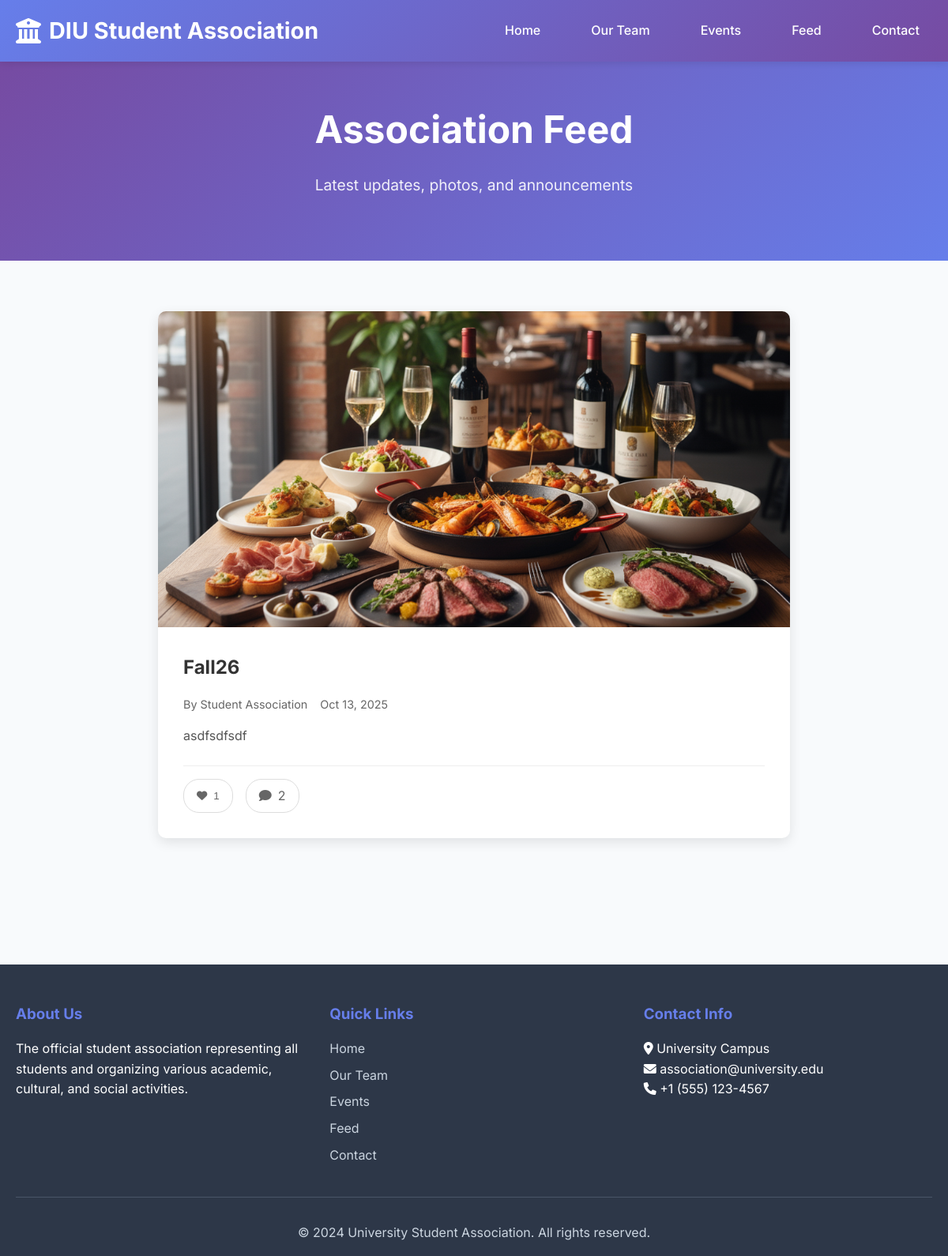
/feed/, run on the app's committed database.
### feed/models.py (models this page shows, shortened)
class Post(models.Model):
    title = models.CharField(max_length=200)
    content = models.TextField()
    image = models.ImageField(upload_to='feed/', blank=True, null=True)
    author = models.CharField(max_length=100, default='Student Association')
    created_at = models.DateTimeField(auto_now_add=True)
    updated_at = models.DateTimeField(auto_now=True)
    is_published = models.BooleanField(default=True)
    class Meta:
        ordering = ['-created_at']
    def like_count(self):
        return self.likes.count()
    def comment_count(self):
        return self.comments.count()

### feed/views.py (the view)
# urls.py: path('', views.feed_list, name='feed'),
def feed_list(request):
    posts = Post.objects.filter(is_published=True)
    if not request.session.session_key:
        request.session.create()
    session_id = request.session.session_key
    context = {
        'posts': posts,
        'session_id': session_id,
    }
    return render(request, 'feed.html', context)

### templates/feed.html (shortened to what this page needs)
{% extends 'base.html' %}
{% block content %}
<section class="hero" style="padding: 3rem 0; background: linear-gradient(135deg, #764ba2 0%, #667eea 100%);">
    <div class="container">
        <h1>Association Feed</h1>
        <p>Latest updates, photos, and announcements</p>
    </div>
</section>
<section id="feed" style="padding: 4rem 0;">
    <div class="container">
        <div style="max-width: 800px; margin: 0 auto;">
            {% for post in posts %}
            <div style="background: white; border-radius: 10px; box-shadow: 0 5px 15px rgba(0,0,0,0.1); margin-bottom: 2rem; overflow: hidden;">
                {% if post.image %}
                <div style="height: 400px; overflow: hidden;">
                    <img src="{{ post.image.url }}" alt="{{ post.title }}" style="width: 100%; height: 100%; object-fit: cover;">
                </div>
                {% endif %}
                <div style="padding: 2rem;">
                    <h2 style="color: #333; margin-bottom: 1rem; font-size: 1.5rem;">{{ post.title }}</h2>
                    <div style="display: flex; gap: 1rem; margin-bottom: 1rem; color: #666; font-size: 0.9rem;">
                        <span>By {{ post.author }}</span>
                        <span>{{ post.created_at|date:"M d, Y" }}</span>
                    </div>
                    <div style="line-height: 1.6; color: #555; margin-bottom: 1.5rem;">
                        {{ post.content|linebreaks }}
                    </div>
                    <div style="display: flex; gap: 1rem; border-top: 1px solid #eee; padding-top: 1rem;">
                        <button class="like-btn"
                                data-post-id="{{ post.id }}"
                                data-session-id="{{ session_id }}"
                                style="display: flex; align-items: center; gap: 0.5rem; padding: 8px 16px; border: 1px solid #ddd; border-radius: 20px; background: white; color: #666; cursor: pointer; transition: all 0.3s ease;">
                            <i class="fas fa-heart"></i>
                            <span class="like-count">{{ post.like_count }}</span>
                        </button>
                        <a href="/feed/post/{{ post.id }}/" style="display: flex; align-items: center; gap: 0.5rem; padding: 8px 16px; border: 1px solid #ddd; border-radius: 20px; background: white; color: #666; text-decoration: none; transition: all 0.3s ease;">
                            <i class="fas fa-comment"></i>
                            <span>{{ post.comment_count }}</span>
                        </a>
                    </div>
                </div>
            </div>
            {% empty %}
            <div style="text-align: center; padding: 3rem;">
                <i class="fas fa-newspaper" style="font-size: 4rem; color: #ccc; margin-bottom: 1rem;"></i>
                <h3 style="color: #333; margin-bottom: 1rem;">No posts yet</h3>
                <p style="color: #666;">Check back later for updates from the association.</p>
            </div>
            {% endfor %}
        </div>
    </div>
</section>
{% endblock %}

### templates/base.html (style rules this page uses)
* { margin: 0; padding: 0; box-sizing: border-box; }
body { font-family: 'Inter', sans-serif; line-height: 1.6; color: #333; background-color: #f8fafc; }
.container { max-width: 1200px; margin: 0 auto; padding: 0 20px; }
.hero { background: linear-gradient(135deg, #667eea 0%, #764ba2 100%); color: white; padding: 4rem 0; text-align: center; }
.hero h1 { font-size: 3rem; margin-bottom: 1rem; font-weight: 700; }
.hero p { font-size: 1.2rem; margin-bottom: 2rem; opacity: 0.9; }

### data on the page
Post: image (picture), title "Fall26", author "Student Association", created_at "Oct 13, 2025", content "asdfsdfsdf", like_count "1", comment_count "2"
